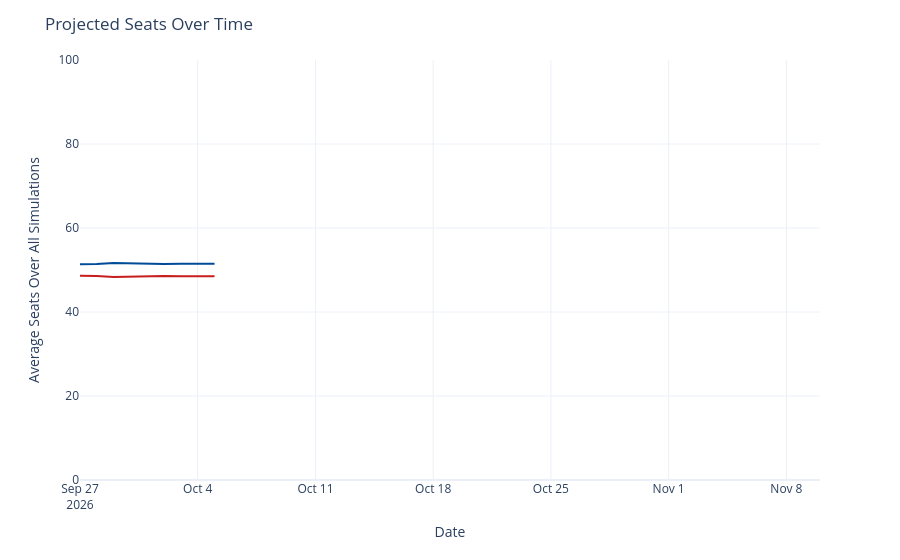

Source (notebook cell):
### Code cell
seats_over_time = output_ts[(output_ts['geo'] == 'US Senate') &
                             (output_ts['type'] == 'seats')]
seats_over_time['rep_seats'] = seats_over_time['y'].map(lambda x: 100 - x)
seats_over_time = seats_over_time.rename({'y': 'Democrats', 'rep_seats': 'Republicans'}, axis=1)
seats_time_ser = px.line(seats_over_time, x='date', y=['Democrats', 'Republicans'], template='plotly_white',
                        color_discrete_map={'Democrats': '#004b97', 'Republicans': '#c71e1d'},)
seats_time_ser.update_traces(hovertemplate="%{y:.1f}")
seats_time_ser.update_layout(
    xaxis=dict(range=[pd.to_datetime('2026-09-27'), pd.to_datetime('2026-11-10')]),
    yaxis=dict(range=[0, 100]),
    xaxis_title='Date',
    yaxis_title='Average Seats Over All Simulations',
    title=dict(text="Projected Seats Over Time"),
    hovermode="x",
    showlegend=False
)
seats_time_ser

### Figure 1 — Plotly figure (JSON) as saved in the notebook; plotly's stock layout.template omitted (floating-point values rounded to 4 significant figures)
{"data": [{"hovertemplate": "%{y:.1f}", "legendgroup": "Democrats", "line": {"color": "#004b97", "dash": "solid"}, "marker": {"symbol": "circle"}, "mode": "lines", "name": "Democrats", "orientation": "v", "showlegend": true, "type": "scatter", "x": ["2026-09-27", "2026-09-28", "2026-09-29", "2026-09-30", "2026-10-01", "2026-10-02", "2026-10-03", "2026-10-04", "2026-10-05"], "xaxis": "x", "y": [51.35, 51.4, 51.64, 51.51, 51.41, 51.42, 51.47, 51.47, 51.48], "yaxis": "y"}, {"hovertemplate": "%{y:.1f}", "legendgroup": "Republicans", "line": {"color": "#c71e1d", "dash": "solid"}, "marker": {"symbol": "circle"}, "mode": "lines", "name": "Republicans", "orientation": "v", "showlegend": true, "type": "scatter", "x": ["2026-09-27", "2026-09-28", "2026-09-29", "2026-09-30", "2026-10-01", "2026-10-02", "2026-10-03", "2026-10-04", "2026-10-05"], "xaxis": "x", "y": [48.65, 48.6, 48.36, 48.49, 48.59, 48.58, 48.53, 48.53, 48.52], "yaxis": "y"}], "layout": {"hovermode": "x", "legend": {"title": {"text": "variable"}, "tracegroupgap": 0}, "margin": {"t": 60}, "showlegend": false, "title": {"text": "Projected Seats Over Time"}, "xaxis": {"anchor": "y", "domain": [0, 1], "range": ["2026-09-27T00:00:00", "2026-11-10T00:00:00"], "title": {"text": "Date"}}, "yaxis": {"anchor": "x", "domain": [0, 1], "range": [0, 100], "title": {"text": "Average Seats Over All Simulations"}}}}
